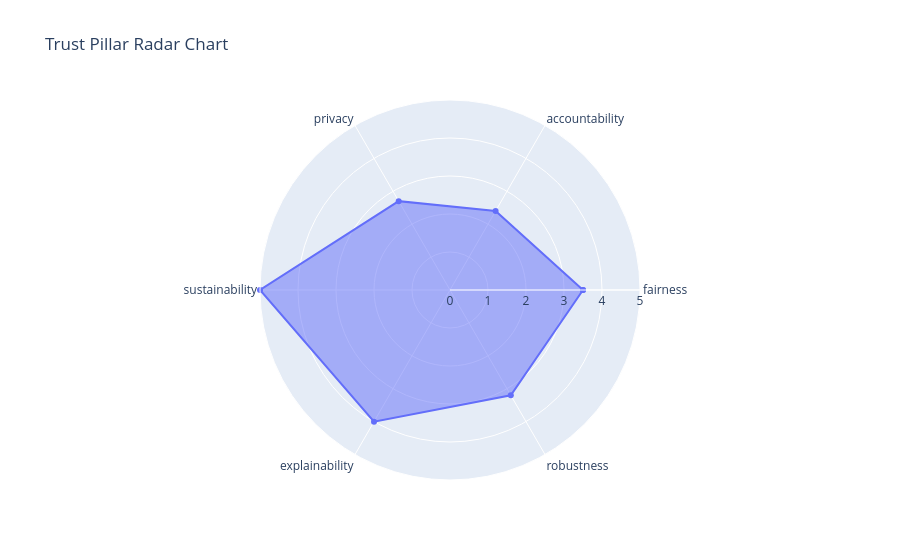

Source (notebook cell):
### Code cell
evaluator.plot_radar()

### Figure 1 — Plotly figure (JSON) as saved in the notebook; plotly's stock layout.template omitted (floating-point values rounded to 4 significant figures)
{"data": [{"fill": "toself", "name": "Model Score", "r": [3.5, 2.4, 2.7, 5, 4, 3.2, 3.5], "theta": ["fairness", "accountability", "privacy", "sustainability", "explainability", "robustness", "fairness"], "type": "scatterpolar"}], "layout": {"polar": {"radialaxis": {"range": [0, 5], "visible": true}}, "showlegend": false, "title": {"text": "Trust Pillar Radar Chart"}}}
